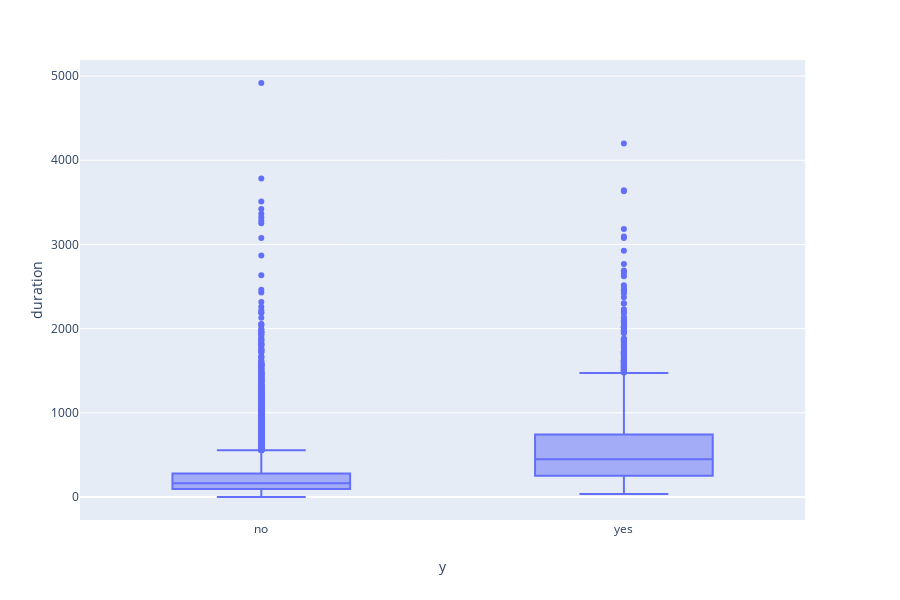

Here is the notebook cell this chart was saved with:
### Markdown cell above
*__Chapter 3.4.: Box Plot__*

### Code cell
fig = px.box(bank[['y', 'duration']], y='duration', x='y')
fig.show()

### Figure 1 — Plotly figure (JSON) as saved in the notebook; plotly's stock layout.template omitted (floating-point values rounded to 4 significant figures; data arrays with more than 128 entries replaced by an {"elided": "..."} marker saying what was removed)
{"data": [{"alignmentgroup": "True", "hoverlabel": {"namelength": 0}, "hovertemplate": "y=%{x}<br>duration=%{y}", "legendgroup": "", "marker": {"color": "#636efa"}, "name": "", "notched": false, "offsetgroup": "", "orientation": "v", "showlegend": false, "type": "box", "x": {"elided": "41188 str values"}, "x0": " ", "xaxis": "x", "y": {"elided": "41188 int values"}, "y0": " ", "yaxis": "y"}], "layout": {"boxmode": "group", "height": 600, "legend": {"tracegroupgap": 0}, "margin": {"t": 60}, "xaxis": {"anchor": "y", "domain": [0, 0.98], "title": {"text": "y"}}, "yaxis": {"anchor": "x", "domain": [0, 1], "title": {"text": "duration"}}}}
